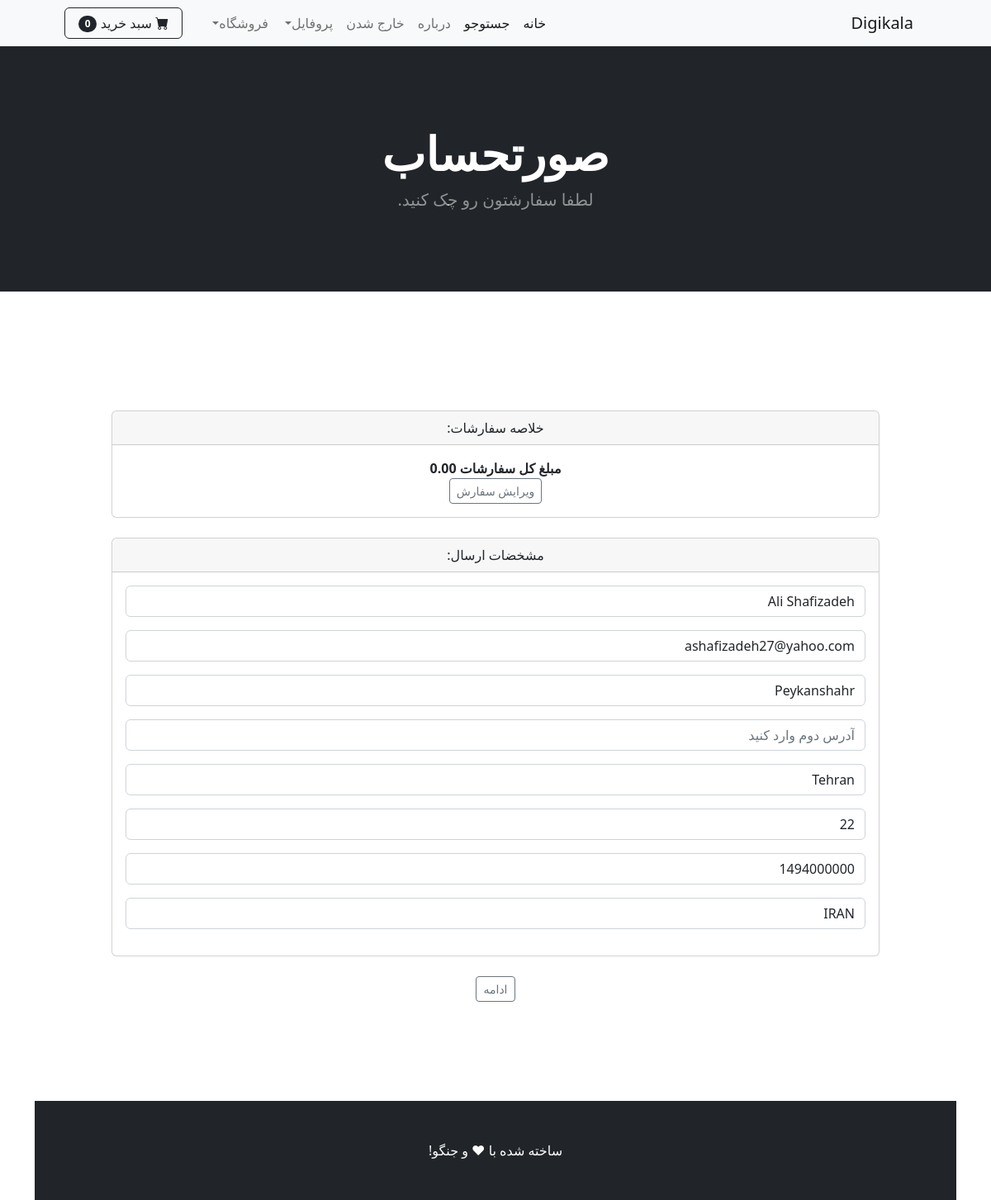
/payment/checkout/ (signed in), run on the app's committed database.
### payment/models.py (models this page shows, shortened)
class ShippingAddress(models.Model):
    user = models.ForeignKey(User, on_delete=models.CASCADE, null=True, blank=True)
    shipping_full_name = models.CharField(max_length=250)
    shipping_email = models.CharField(max_length=300)
    shipping_phone = models.CharField(max_length=25, blank=True)
    shipping_address1 = models.CharField(max_length=250, blank=True)
    shipping_address2 = models.CharField(max_length=250, blank=True, null=True)
    shipping_city = models.CharField(max_length=25, blank=True)
    shipping_state = models.CharField(max_length=25, blank=True, null=True)
    shipping_zipcode = models.CharField(max_length=25, blank=True, null=True)
    shipping_country = models.CharField(max_length=25, default='IRAN')
    shipping_old_cart = models.CharField(max_length=200, blank=True, null=True)
    class Meta:
        verbose_name_plural = 'Shipping Address'

### payment/views.py (the view)
# urls.py: path('checkout/', views.checkout, name="checkout"),
def checkout(request):
    cart = Cart(request)
    cart_product = cart.get_prods()
    quantities = cart.get_quants()
    total = cart.get_total()
    if request.user.is_authenticated:
        shipping_user = ShippingAddress.objects.get(user__id=request.user.id)
        shipping_form = ShippingForm(request.POST or None, instance=shipping_user)
        return render(request, 'payment/checkout.html',
                      {'cart_products': cart_product, 'quantities': quantities, 'total': total,
                       'shipping_form': shipping_form})
    else:
        shipping_form = ShippingForm(request.POST or None)
        return render(request, 'payment/checkout.html',
                      {'cart_products': cart_product, 'quantities': quantities, 'total': total,
                       'shipping_form': shipping_form})

### cart/cart.py (called while the page is built, shortened)
    def __len__(self):
        return sum(self.cart.values())

    def get_prods(self):
        product_ids = self.cart.keys()
        return Product.objects.filter(id__in=product_ids)

    def get_quants(self):
        quatities = self.cart
        return quatities

    def get_total(self):
        product_ids = self.cart.keys()
        products = Product.objects.filter(id__in=product_ids)
        total = Decimal('0.00')
        return total

### cart/context_processors.py (called while the page is built)
def cart(request):
    return {'cart':Cart(request)}

### payment/templates/payment/checkout.html (shortened to what this page needs)
{% extends 'base.html' %}
{% load static %}
{% load humanize %}
{% block content %}
<header class="bg-dark py-5">
    <div class="container px-4 px-lg-5 my-5">
        <div class="text-center text-white">
            <h1 class="display-4 fw-bolder text-white">صورتحساب</h1>
            <p class="lead fw-normal text-white-50 mb-0">لطفا سفارشتون رو چک کنید.</p>
        </div>
    </div>
</header>
<br><br><br><br><br><br>
<div class="container">
    <div class="row justify-content-center">
        <center>
            <div class="col-10">
                    <div class="card">
                          <div class="card-header">
                            خلاصه سفارشات:
                          </div>
                          <div class="card-body">
                              <strong>مبلغ کل سفارشات {{total|intcomma}}</strong>
                              <br>
                              <a href="{% url 'cart_summary' %}" class="btn btn-sm btn-outline-secondary">ویرایش سفارش</a>
                          </div>
                    </div>
                    <br>
                    <div class="card">
                        <div class="card-header">
                            مشخضات ارسال:
                        </div>
                        <div class="card-body">
                            <form action="{% url 'confirm_order' %}" method="POST">
                                {{ shipping_form.as_p }}
                        </div>
                    </div>
            </div>
            <br>
            <button type="submit" class="btn btn-sm btn-outline-secondary">ادامه</button>
        </center>
    </div>
<br><br><br><br><br>
{% endblock %}

### data on the page
ShippingAddress: shipping_full_name "Ali Shafizadeh", shipping_email "ashafizadeh27@yahoo.com", shipping_address1 "Peykanshahr", shipping_city "Tehran", shipping_state "22", shipping_zipcode "1494000000", shipping_country "IRAN"

### other printed values
{{ cart|length }} "0"
{{ total|intcomma }} "0.00"
